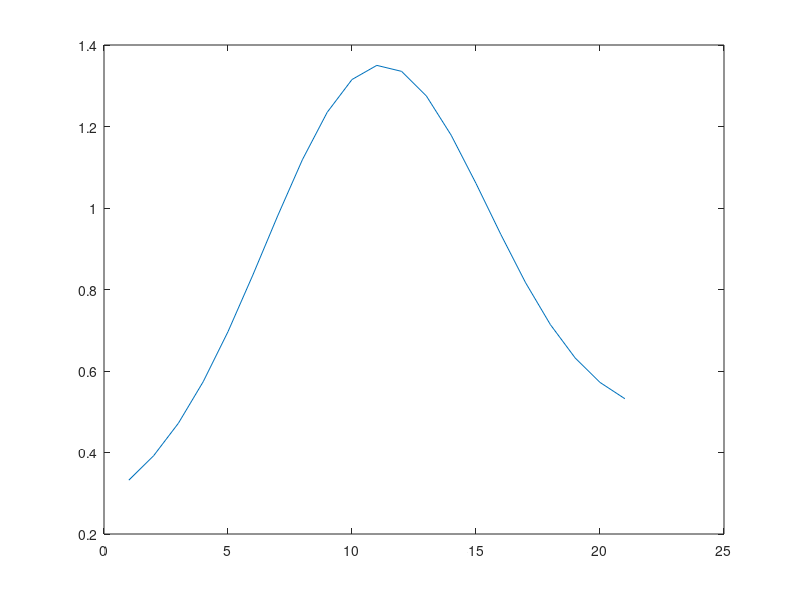

Write the MATLAB code that produced this figure.
clear;
close all;
t = -5:15;
xt = exp(-(t-5).^2/40) + 0.01*t + 0.3;
plot(xt);







fn = 'ct_signal.dat';
fileID = fopen(fn,'w');
fprintf(fileID,'%s\t%s\n','t','xt');
fclose(fileID);pi
dlmwrite(fn, [t', xt'],'delimiter', '\t', 'precision', 6 , '-append');